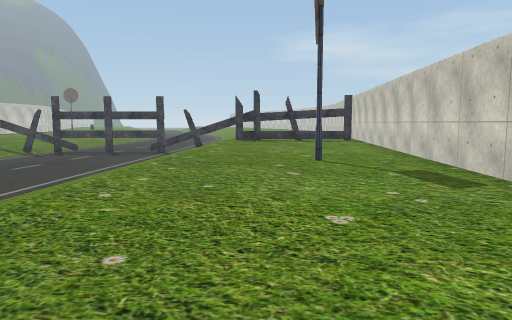
[1] (above)

22 first-person views from a walk through a Unity game level. The camera is 1.4 m above the floor, tilts 6° down and sees 70° across. The floor is counted in squares, 2 m on a side. Each view is taken from the middle of a square. On the plan, view 1 faces up. The plan holds only what a view shows up to about 11 squares ahead; the rest is blank. The place goes on beyond the plan. The player character is not drawn. Some animated figures are left out. Some surface patterns are stand-ins.

[2]
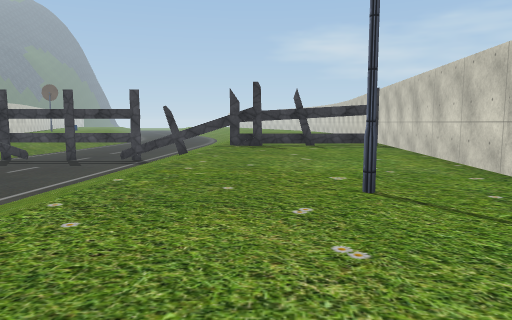

[3]
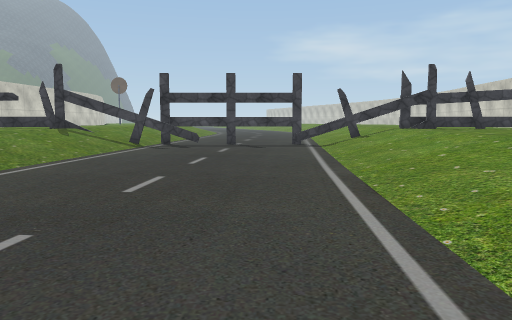

[4]
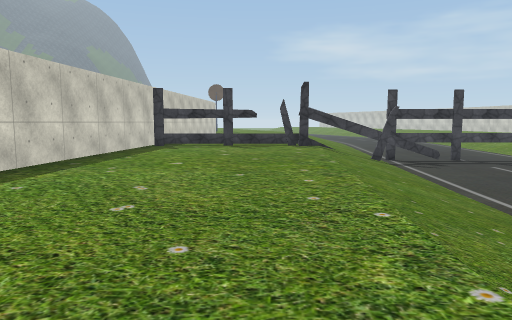

[5]
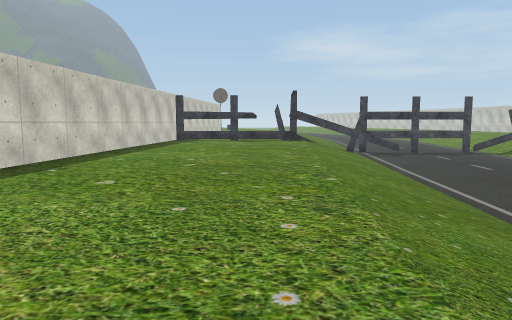

[6]
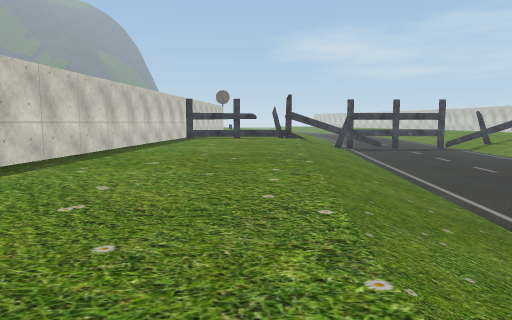

[7]
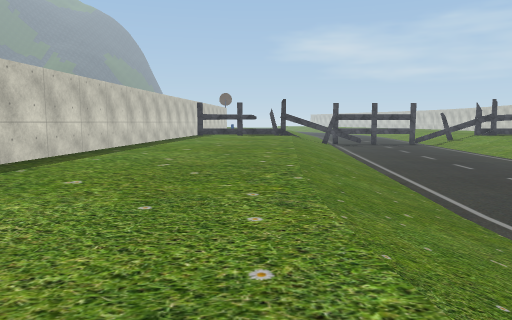

[8]
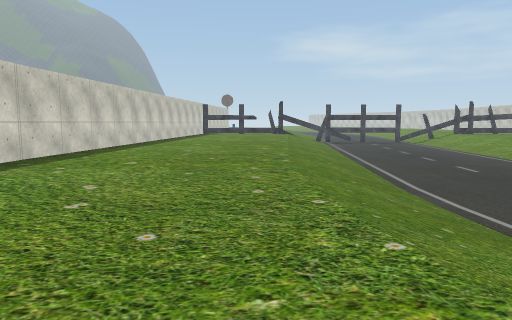

[9]
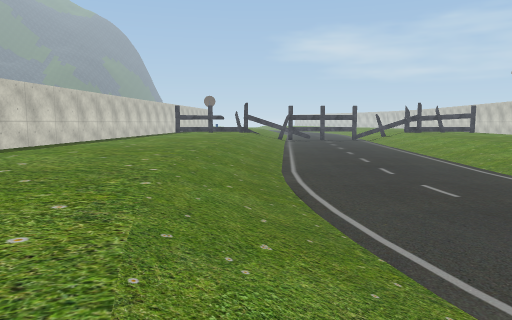

[10]
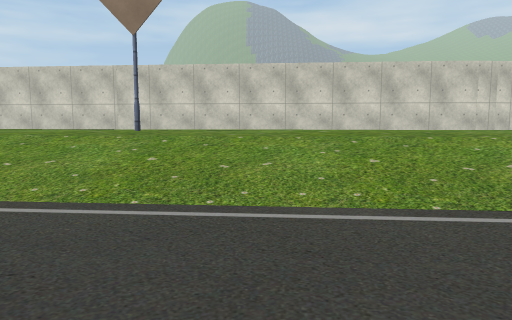

[11]
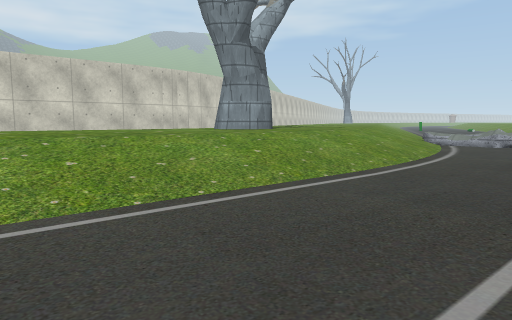

[12]
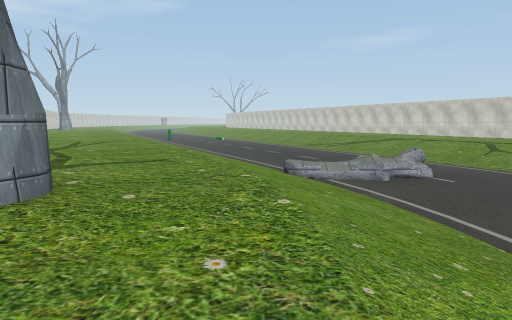

[13]
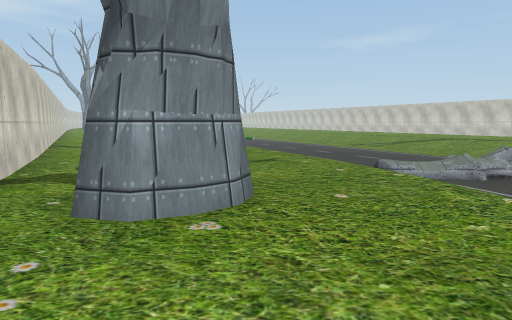

[14]
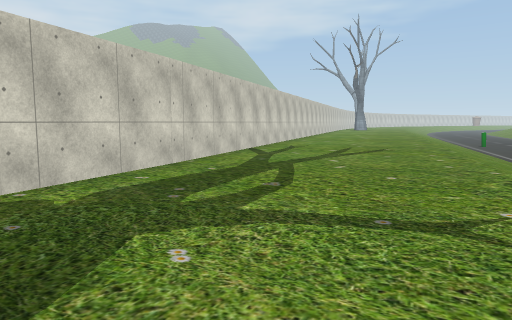

[15]
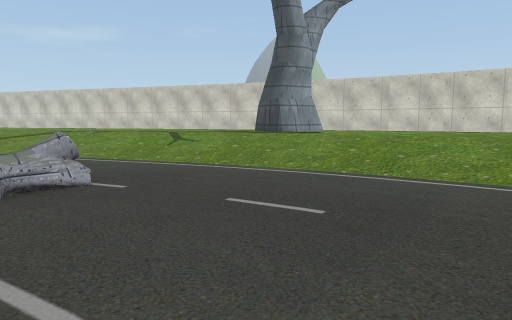

[16]
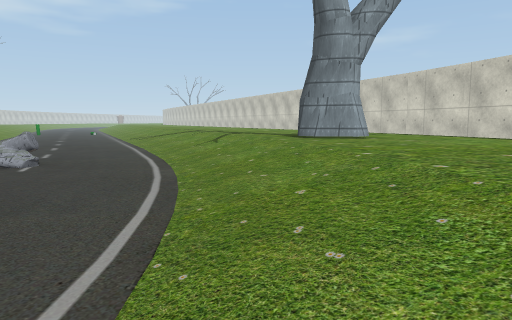

[17]
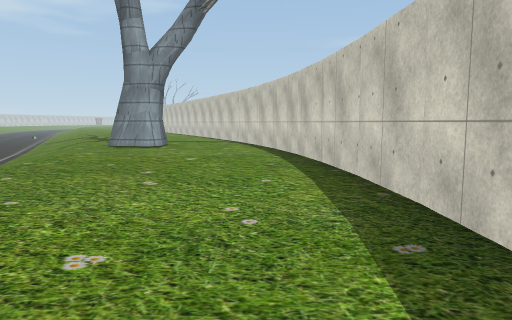

[18]
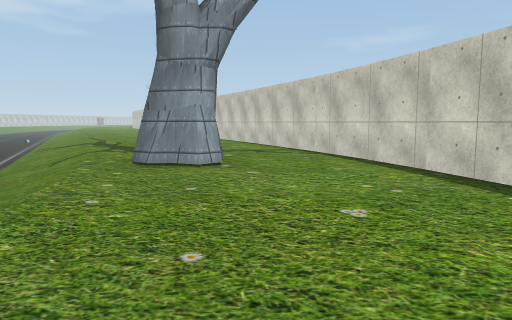

[19]
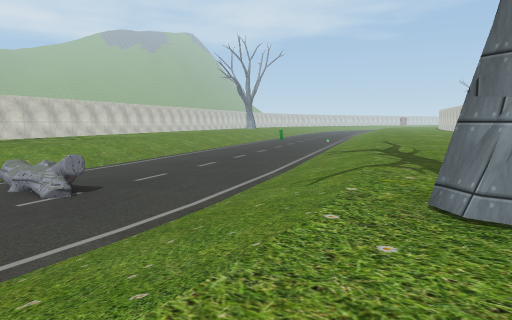

[20]
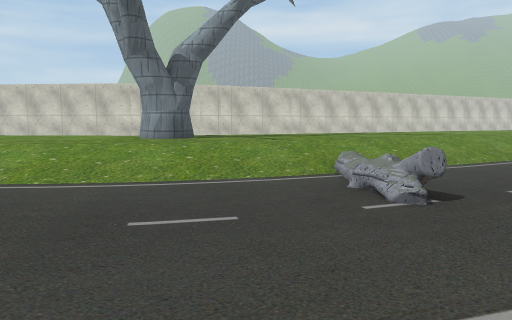

[21]
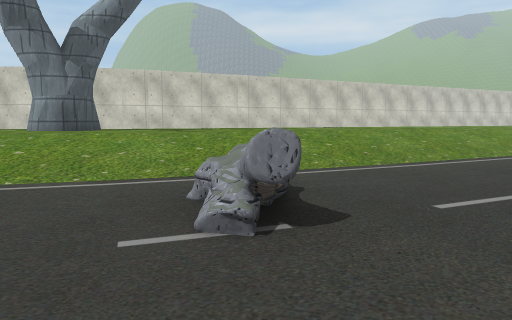

[22]
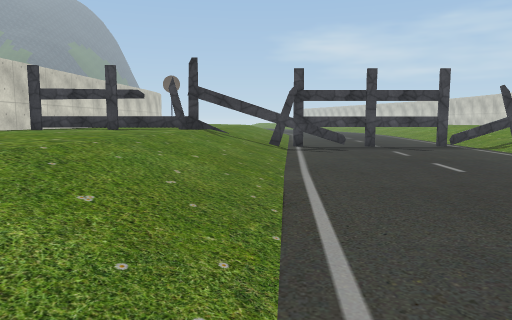

### Floor plan
Key: @ floor where view 1 was taken; # wall or solid block; x gap in a wall; . main floor; - floor 0.5 m lower than the main floor; _ floor 1 m lower than the main floor; / step, stairs or slope; = window, fence, low wall or low ledge; v drop or lower ground; O other object.
Columns run from 17 left of view 1 to 7 right of it. Each row starts with its distance up from view 1.
 15   v    .-#
 14   #=#==#x######xx#===v
 13  #.....//_____//.....#
 12  #.....//_____//.....#
 11  #.....//_____//.....#
 10  #.....//_____//.....#
  9  #.....//_____//.....#
  8  #.....//_____//.....#
  7  #.....//_____//..O..#
  6  #.....//_____//....v
  5  #.....//_____//....#
  4  #....//_____///....#
  3  v....//_____//.....#
  2 #.....//_____//.....#
  1 #.....//_____//.....#
  0 #.....//_____//..@..#
 -1 #.....//_____//.....#
 -2 #.....//_____//.....#
 -3 #.....//_____//...#.#
 -4 #.....//_____//...#.#
 -5 #.....//_____///.....#
 -6  #....///_____//.....#
 -7  #.....//_____//......#
 -8  #.....//__==////.....#
 -9  #...##///_____//.....v
-10   #..##.//_____///.....#
-11   #.....//______//.....v
-12   #... ..//_____///.....#

Where each view was taken, in squares from view 1:
view 1: 0 up, 0 right, facing up
view 2: 3 up, 0 right, facing up
view 3: 3 up, 5 left, facing up
view 4: 3 up, 12 left, facing up
view 5: 0 up, 12 left, facing up
view 6: 2 down, 12 left, facing up
view 7: 5 down, 12 left, facing up
view 8: 7 down, 12 left, facing up
view 9: 9 down, 10 left, facing up
view 10: 4 up, 7 left, facing right
view 11: 4 up, 7 left, facing down-right
view 12: 0 up, 2 left, facing down
view 13: 0 up, 0 right, facing down
view 14: 4 down, 1 left, facing down-right
view 15: 3 down, 4 left, facing down-left
view 16: 1 down, 10 left, facing down
view 17: 1 up, 15 left, facing down
view 18: 3 down, 13 left, facing down
view 19: 6 down, 12 left, facing down-right
view 20: 6 down, 10 left, facing right
view 21: 8 down, 8 left, facing right
view 22: 4 up, 9 left, facing up
